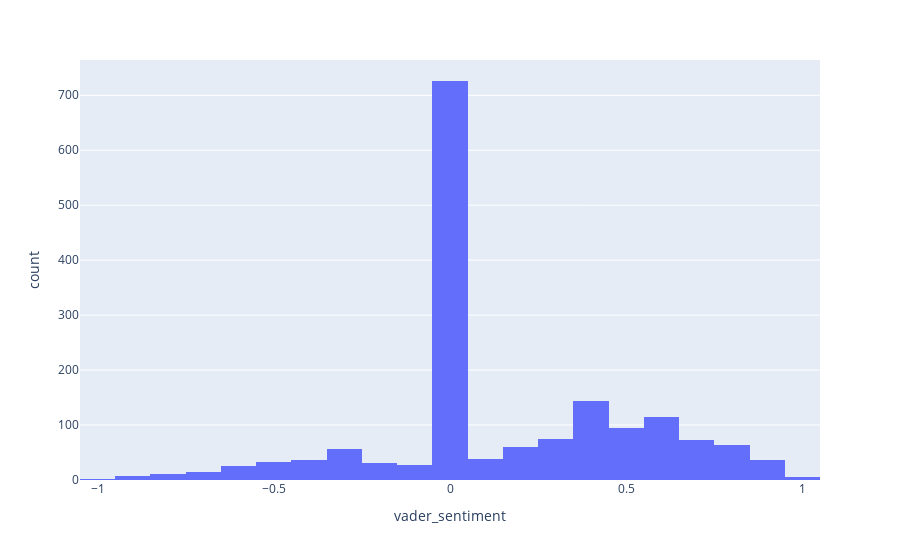

Notebook code for this chart:
### Code cell
fig = px.histogram(df_tweets, x='vader_sentiment', nbins=30)
fig.show()

### Figure 1 — Plotly figure (JSON) as saved in the notebook; plotly's stock layout.template omitted (floating-point values rounded to 4 significant figures; data arrays with more than 128 entries replaced by an {"elided": "..."} marker saying what was removed)
{"data": [{"alignmentgroup": "True", "bingroup": "x", "hovertemplate": "vader_sentiment=%{x}<br>count=%{y}<extra></extra>", "legendgroup": "", "marker": {"color": "#636efa"}, "name": "", "nbinsx": 30, "offsetgroup": "", "orientation": "v", "showlegend": false, "type": "histogram", "x": {"elided": "1672 float values"}, "xaxis": "x", "yaxis": "y"}], "layout": {"barmode": "relative", "legend": {"tracegroupgap": 0}, "margin": {"t": 60}, "xaxis": {"anchor": "y", "domain": [0, 1], "title": {"text": "vader_sentiment"}}, "yaxis": {"anchor": "x", "domain": [0, 1], "title": {"text": "count"}}}}
